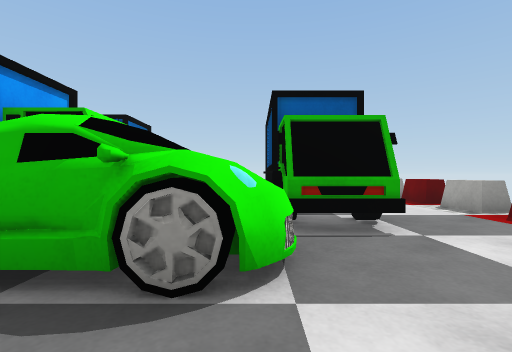
view 1 (above)

16 first-person views from a walk through a 3-D level made in the Unity game engine. The camera is 0.4 m above the floor, looks level and sees 85° across. The floor is counted in squares, 0.5 m on a side. Each view is taken from the middle of a square. On the plan, view 1 faces up. The plan holds only what a view shows up to about 10 squares ahead; the rest is blank. The player character is not drawn. Some surface patterns are stand-ins.

view 2
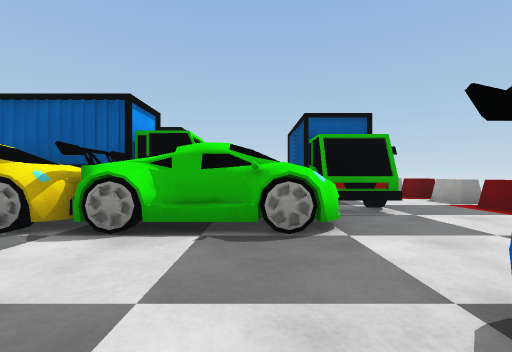

view 3
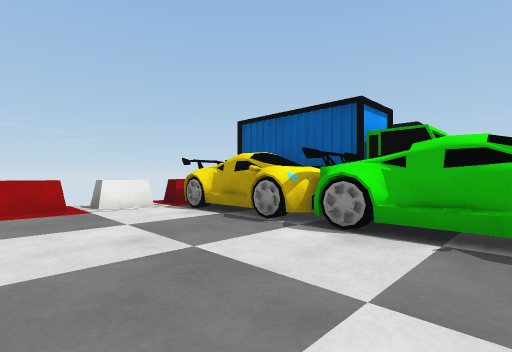

view 4
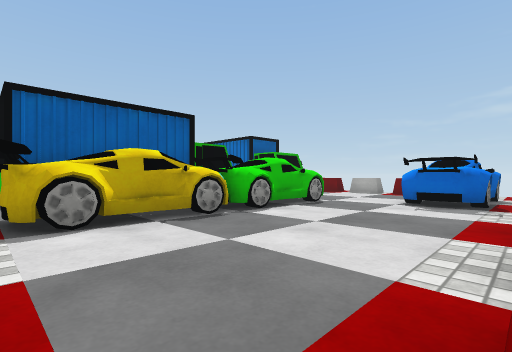

view 5
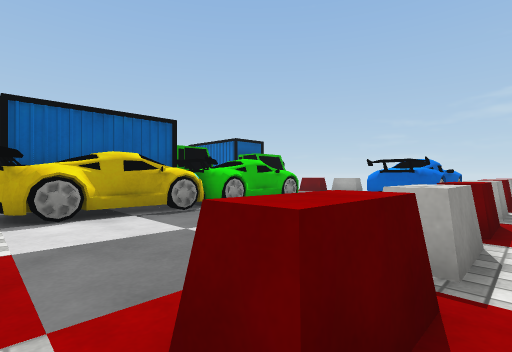

view 6
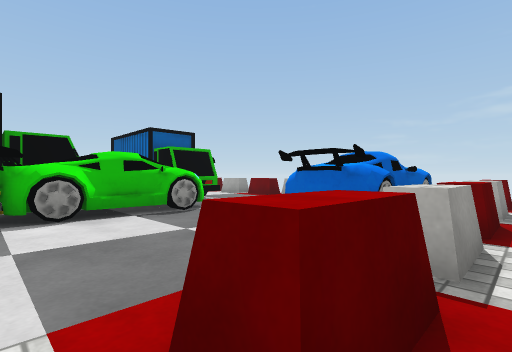

view 7
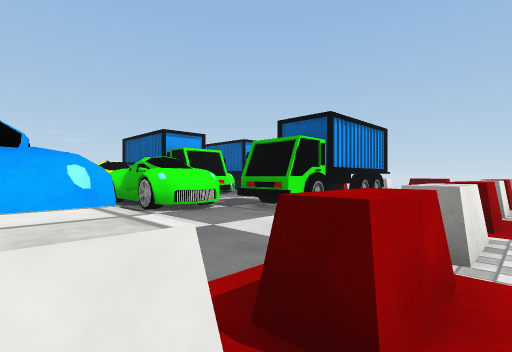

view 8
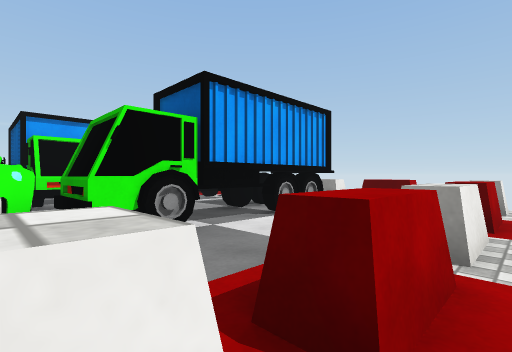

view 9
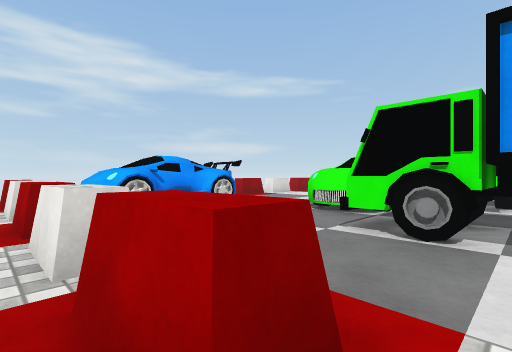

view 10
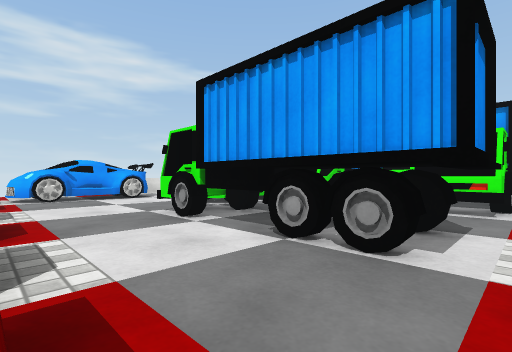

view 11
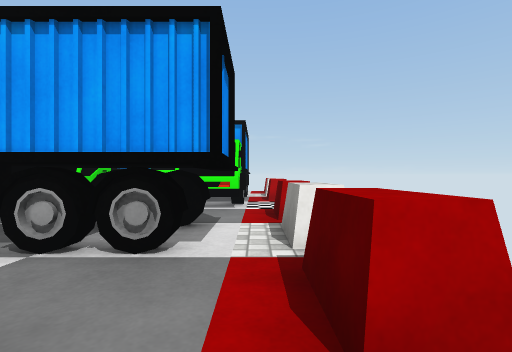

view 12
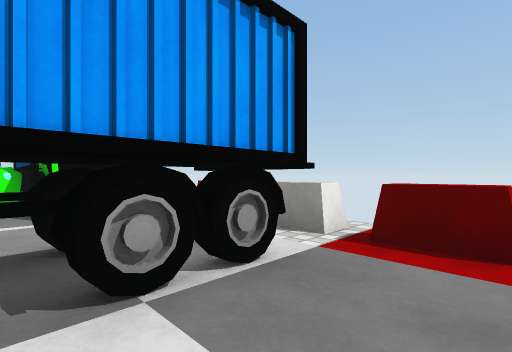

view 13
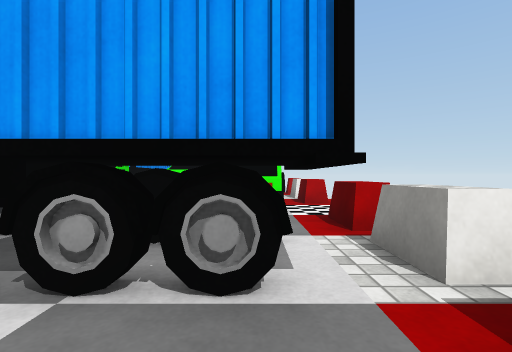

view 14
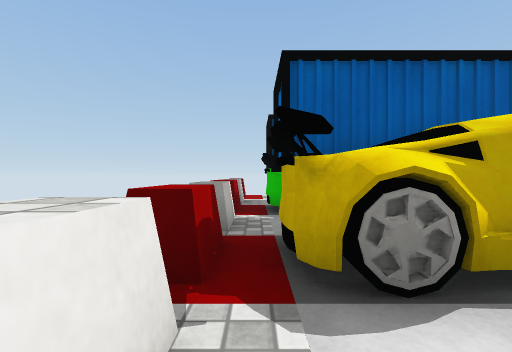

view 15
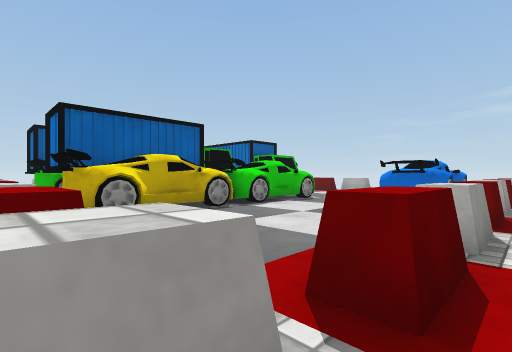

view 16
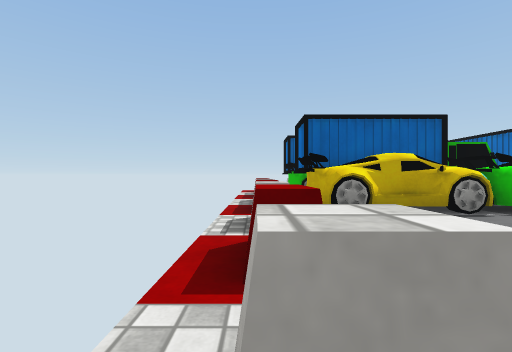

### Floor plan
Key: @ floor where view 1 was taken; # wall or solid block; x gap in a wall; . floor; = window, fence, low wall or low ledge; T truck; O other object.
Columns run from 9 left of view 1 to 6 right of it. Each row starts with its distance up from view 1.
 11     ==..=====x=.
 10  T  TTTT=TTT....
  9  T   TTT.T##..=.
  8 =T##TTTT.T##..x.
  7  O  OO...T#T..=.
  6 =T TTTTT.T#T..x.
  5 =T   TTT.TTT..=.
  4 =T# TTTTOTTT..x.
  3 =OOOOOOOOO....=.
  2 =OOOOOOOOO....x.
  1 =.............=.
  0 x........@O.OO=.
 -1 =........OOOOO=.
 -2 x........OOOOO=.
 -3 =.=x=x=x=======
 -4 ..............

Where each view was taken, in squares from view 1:
view 1: 0 up, 0 right, facing up
view 2: 2 down, 1 left, facing up
view 3: 2 down, 1 left, facing up-left
view 4: 3 down, 8 left, facing up-right
view 5: 4 down, 8 left, facing up-right
view 6: 4 down, 4 left, facing up-right
view 7: 1 down, 6 right, facing up-left
view 8: 3 up, 6 right, facing up-left
view 9: 6 up, 6 right, facing down-left
view 10: 10 up, 5 right, facing down-left
view 11: 10 up, 5 right, facing left
view 12: 7 up, 4 right, facing up-left
view 13: 9 up, 4 right, facing left
view 14: 0 up, 8 left, facing up
view 15: 4 down, 9 left, facing up-right
view 16: 4 down, 9 left, facing up
